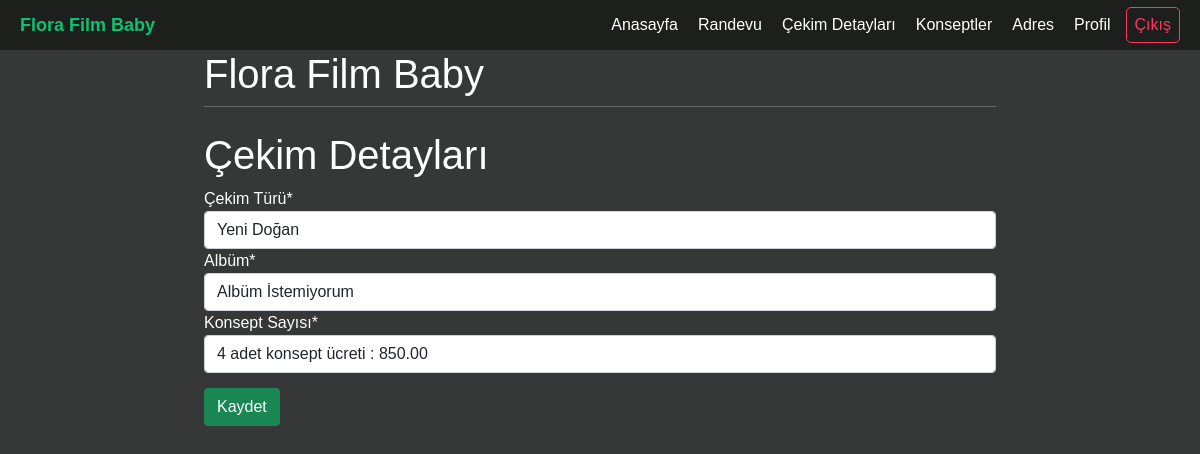
/photoshoot/ (signed in), run on the app's committed database.
### photoshoot/models.py (models this page shows, shortened)
class Shoot_Plan(models.Model):
    user_id = models.ForeignKey(User, on_delete=models.PROTECT)
    shoot_type = models.ForeignKey(Shoot_Type, on_delete=models.PROTECT)
    album_type = models.ForeignKey(Album_Info, on_delete=models.PROTECT)
    num_of_concept = models.ForeignKey(Concept_Info, on_delete=models.PROTECT)
    is_active = models.BooleanField(default=True)
    created_at = models.DateTimeField(auto_now_add=True)

### photoshoot/views.py (the view, shortened to what this page needs)
# urls.py: path("photoshoot/", views.photo_shoot, name="photo_shoot"),
def photo_shoot(response):
    current_user = response.user
    form = ShootPlanForm()
    item = Shoot_Plan.objects.filter(user_id=current_user)
    if item.exists():
        form = ShootPlanForm(instance = item[0])
    return render(response, 'photoshoot/shootplan.html', {'form':form})

### photoshoot/forms.py
class ShootPlanForm(forms.ModelForm):
    class Meta:
        model=Shoot_Plan
        fields = ["shoot_type","album_type","num_of_concept"]
        labels = {
            'shoot_type': _('Çekim Türü'),
            'album_type': _('Albüm'),
            'num_of_concept': _('Konsept Sayısı'),
        }

### photoshoot/models.py (called while the page is built)
    def __str__(self):
        return (self.name)

    def __str__(self):
        return (str(self.number_of_selection)+" adet konsept ücreti : "+str(self.price))

    def __str__(self):
        if self.type_of_album == "İstemiyorum":
            return ("Albüm "+self.type_of_album)
        return (self.type_of_album+" albüm ücreti : "+str(self.price))

### photoshoot/templates/photoshoot/shootplan.html (shortened to what this page needs)
{% extends 'homepage/base.html' %}
{% load crispy_forms_tags %}
{%block content%}
<h1>Çekim Detayları</h1>
<form method="post" class="form-group">
    {{form|crispy}}
    <button type="submit" class="btn btn-success">Kaydet</button>
</form>
{%endblock%}
{% block script %}
{% load static %}
{%endblock%}

### statics/css/calendar.css (style rules this page uses)
* { padding: 0; margin: 0; box-sizing: border-box; }
html { overflow-x: hidden; }
body { background-color: #353836; color: white; font-family: "Poppins", sans-serif; max-width: 100vw; overflow-x: hidden; position: relative; }
.btn-success { margin-top: 15px; }

### data on the page
Shoot_Plan: shoot_type "Yeni Doğan", album_type "Albüm İstemiyorum", num_of_concept "4 adet konsept ücreti : 850.00"
